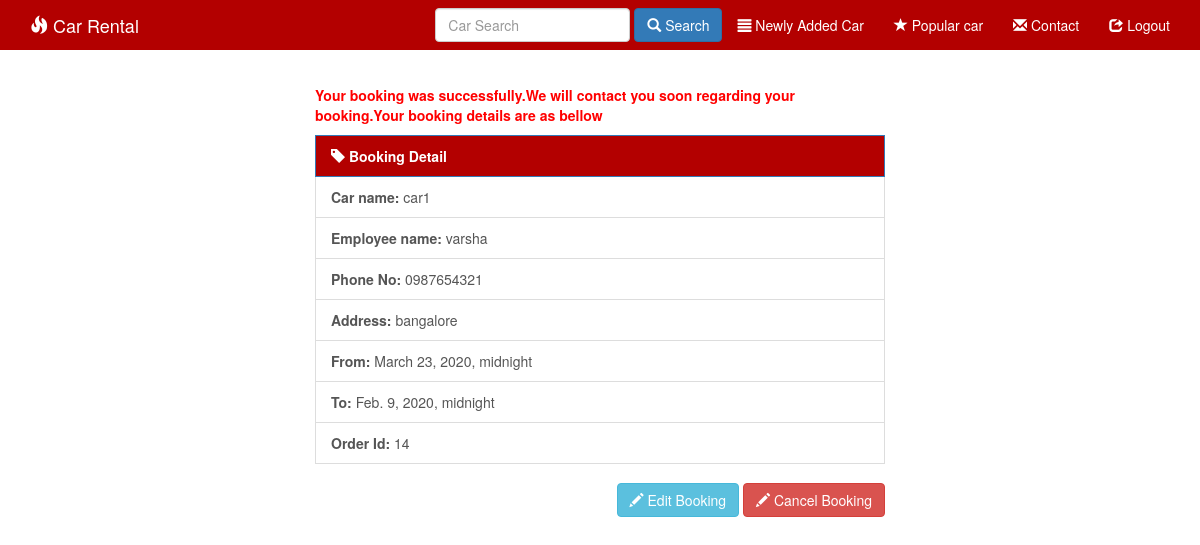
Page /car/detail/14/ on the committed database.
### system/models.py (models this page shows, shortened)
class Order(models.Model):
    car_name = models.CharField(max_length=100)
    employee_name = models.CharField(max_length=100)
    cell_no = models.CharField(max_length=15)
    address = models.TextField()
    date = models.DateTimeField()
    to = models.DateTimeField()

### system/views.py (the view)
# urls.py: url(r'^detail/(?P<id>\d+)/$', order_detail, name = "order_detail"),
def order_detail(request, id=None):
    detail = get_object_or_404(Order,id=id)
    context = {
        "detail": detail,
    }
    return render(request, 'order_detail.html', context)

### templates/order_detail.html (shortened to what this page needs)
{% extends 'base.html' %}
{% block body %}
<div class ='col-sm-6 col-sm-offset-3'>
  <strong><p style="color: red">Your booking was successfully.We will contact you soon regarding your booking.Your booking details are as bellow
  </p></strong>
  <p class="list-group-item active">
    <strong><span class="glyphicon glyphicon-tag"></span> Booking Detail</strong>
  </p>
   <a href="" class="list-group-item"><strong>Car name: </strong>{{detail.car_name}}</a>
  <a href="" class="list-group-item"><strong>Employee name: </strong>{{detail.employee_name}}</a>
  <a href="" class="list-group-item"><strong>Phone No: </strong>{{detail.cell_no}}</a>
  <a href="" class="list-group-item"><strong>Address: </strong>{{detail.address}}</a>
  <a href="" class="list-group-item"><strong>From: </strong>{{detail.date}}</a>
  <a href="" class="list-group-item"><strong>To: </strong>{{detail.to}}</a>
  <a href="" class="list-group-item"><strong>Order Id: </strong>{{detail.id}}</a><br>
  <div class="pull-right">
    <a href="{% url 'order_edit' detail.id %}"><button type="button" class="btn btn-info"><span class="glyphicon glyphicon-pencil"></span> Edit Booking</button></a>
    <a href="{% url 'order_delete' detail.id %}"><button type="button" class="btn btn-danger"><span class="glyphicon glyphicon-pencil"></span> Cancel Booking</button></a>
  </div>
</div>
{% endblock %}

### static/css/style.css (style rules this page uses)
body { background:url('../images/'); }
.list-group-item.active, .list-group-item.active:focus, .list-group-item.active:hover { background-color: #b30000 !important; }

### rows in the picture
Order: car_name "car1", employee_name "varsha", cell_no "0987654321", address "bangalore", date "March 23, 2020, midnight", to "Feb. 9, 2020, midnight", id "14"
